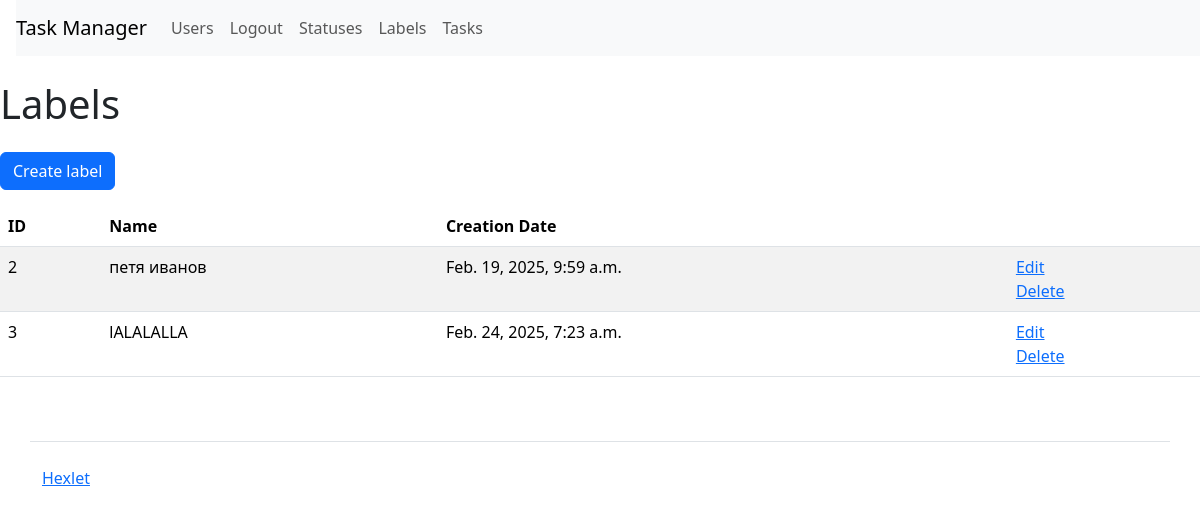
Screenshot of /labels/ (signed in) with the database file from the repository.
### task_manager/labels/models.py (models this page shows, shortened)
class Labels(models.Model):
    name = models.CharField(max_length=255, unique=True)
    created_at = models.DateTimeField(default=timezone.now)

### task_manager/labels/views.py (the view)
# urls.py: path('', LabelsListView.as_view(), name='list'),
class LabelsListView(AuthRequired, ListView):
    template_name = 'labels/list.html'
    model = Labels

### task_manager/mixins.py (called while the page is built)
    def dispatch(self, request, *args, **kwargs):
        self.permission_denied_message = gettext('Fast log in young bad boy')
        self.permission_denied_url = reverse_lazy('login')
        return super().dispatch(request, *args, **kwargs)

### task_manager/templates/labels/list.html
{% extends 'base.html' %}
{% load i18n %}
{% block content %}
<h1 class="my-4">
    {% translate 'Labels' %}
          </h1>
    <a class="btn btn-primary mb-3" href="{% url 'labels:create' %}">{% translate 'Create label' %}</a>
    <table class="table table-striped">
        <thead>
          <tr>
            <th>{% translate 'ID' %}</th>
            <th>{% translate 'Name' %}</th>
            <th>{% translate 'Creation Date' %}</th>
            <th></th>
          </tr>
        </thead>
        <tbody>
          {% for label in labels_list %}
          <tr>
            <td>{{ label.id }}</td>
            <td>{{ label.name }}</td>
            <td>{{ label.created_at }}</td>
            <td>
              <a href="{% url 'labels:update' label.id%}">{% translate 'Edit' %}</a>
              <br>
              <a href="{% url 'labels:delete' label.id %}">{% translate 'Delete' %}</a>
            </td>
          </tr>
          {% endfor %}
        </tbody>
      </table>
{% endblock %}

### rows the page displays
Labels: id "2", name "петя иванов", created_at "Feb. 19, 2025, 9:59 a.m."
Labels: id "3", name "lALALALLA", created_at "Feb. 24, 2025, 7:23 a.m."
